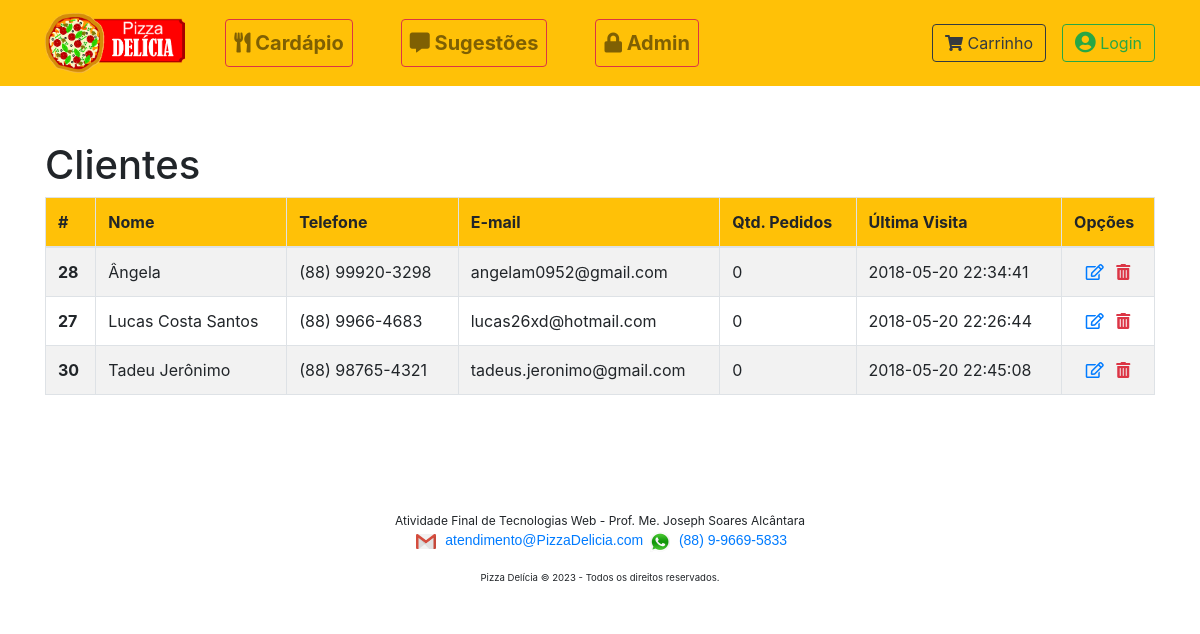
/pizza_delicia/cliente, run on the app's committed database.
### tables this page shows
CREATE TABLE cliente (
  id int(11) NOT NULL AUTO_INCREMENT,
  nome varchar(45) NOT NULL,
  telefone varchar(16) NOT NULL,
  email varchar(45) NOT NULL,
  senha varchar(45) NOT NULL,
  qtdPedidos int(11) NOT NULL DEFAULT '0',
  lastVisita datetime NOT NULL DEFAULT CURRENT_TIMESTAMP,
  PRIMARY KEY (id));

### pizza_delicia/application/controllers/Cliente.php (called while the page is built, shortened)
<?php
class Cliente extends CI_Controller {
  public function __construct()
  {
    $this->load->model('cliente_model');
  }
  public function index($page = 'cliente', $id = null)
  {
    $data = array (
      'title' => ucfirst($page),
      'clientes' => $this->cliente_model->get_clientes($id)
    );
    $this->load->view('templates/header', $data);
    $this->load->view('pages/'.$page, $data);
    $this->load->view('templates/footer');
  }
}

### pizza_delicia/index.php (called while the page is built, shortened)
<?php
require_once BASEPATH.'core/CodeIgniter.php';

### pizza_delicia/application/models/Cliente_model.php (called while the page is built, shortened)
<?php
class Cliente_model extends CI_Model {
  public function get_clientes($id = null) {
    $this->db->order_by('nome', 'ASC');
    if ($id === null) {
      $query = $this->db->get('cliente');
      return $query->result_array();
    }
    $query = $this->db->get_where('cliente', array('id' => $id));
    return $query->result_array();
  }
}

### pizza_delicia/application/views/pages/cliente.php (the view)
	<h1>Clientes</h1>
<div class="table-responsive-xl">
    <table class="table table-striped table-bordered table-hover">
      <thead class="bg-warning">
        <tr>
          <th scope="col">#</th>
          <th scope="col">Nome</th>
          <th scope="col">Telefone</th>
          <th scope="col">E-mail</th>
          <th scope="col">Qtd. Pedidos</th>
          <th scope="col">Última Visita</th>
          <th scope="col">Opções</th>
        </tr>
      </thead>
      <tbody>
        <?php
        if (count($clientes)) {
          foreach ($clientes as $cliente) {
        ?>
        <tr>
          <th scope="row"><?=$cliente['id']?></th>
          <td><?=$cliente['nome']?></td>
          <td><?=$cliente['telefone']?></td>
          <td><?=$cliente['email']?></td>
          <td><?=$cliente['qtdPedidos']?></td>
          <td><?=$cliente['lastVisita']?></td>
          <td class="text-center">
            <a href="#" title="Editar"><i class="far fa-edit text-primary"></i></a>&ensp;
            <a href="#" title="Excluir"><i class="fas fa-trash-alt text-danger"></i></a>
          </td>
        </tr>
        <?php
          }
        } else { ?>
          <tr><td colspan="7"><b><i>Dados não encontrados!</i></b></td></tr>';
        <?php } ?>
      </tbody>
    </table>
	</div>

### data on the page
cliente: id "28", nome "Ângela", telefone "(88) 99920-3298", email "angelam0952@gmail.com", qtdPedidos "0", lastVisita "2018-05-20 22:34:41"
cliente: id "27", nome "Lucas Costa Santos", telefone "(88) 9966-4683", email "lucas26xd@hotmail.com", qtdPedidos "0", lastVisita "2018-05-20 22:26:44"
cliente: id "30", nome "Tadeu Jerônimo", telefone "(88) 98765-4321", email "tadeus.jeronimo@gmail.com", qtdPedidos "0", lastVisita "2018-05-20 22:45:08"
